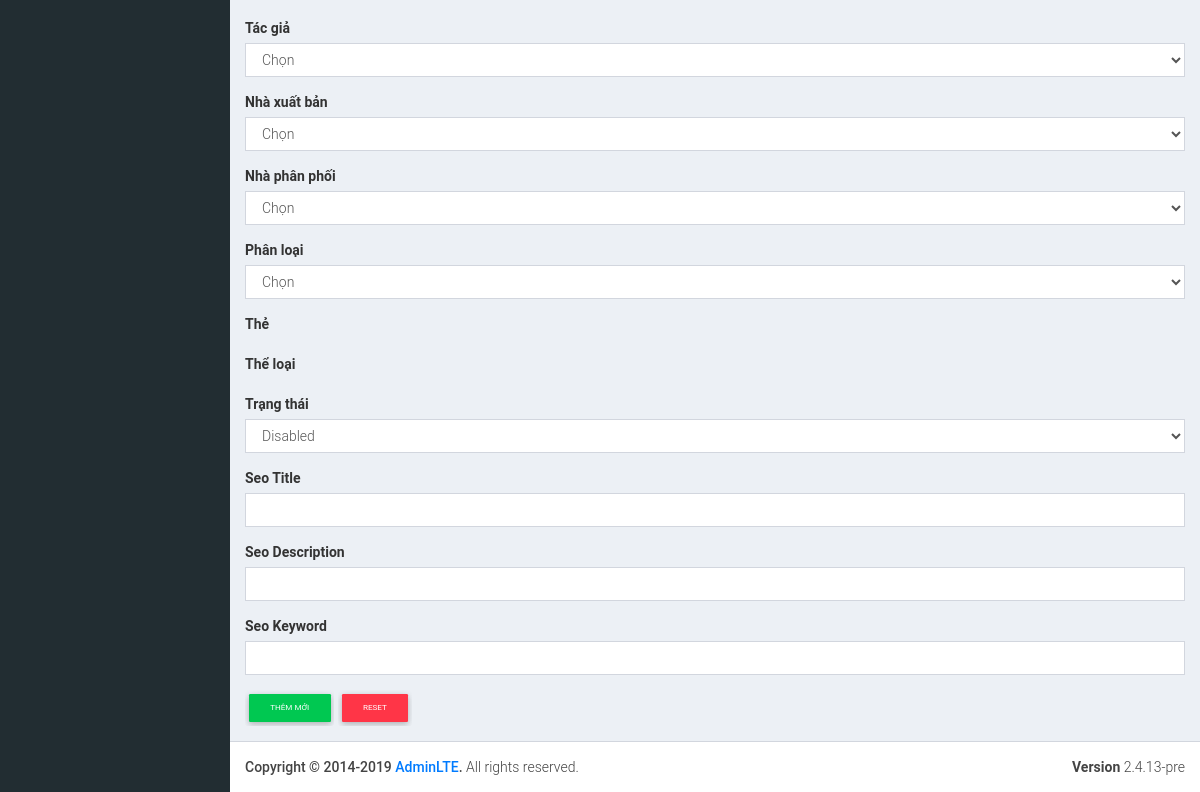
The app's page /index.php?controller=product&action=create (lower part), older data.
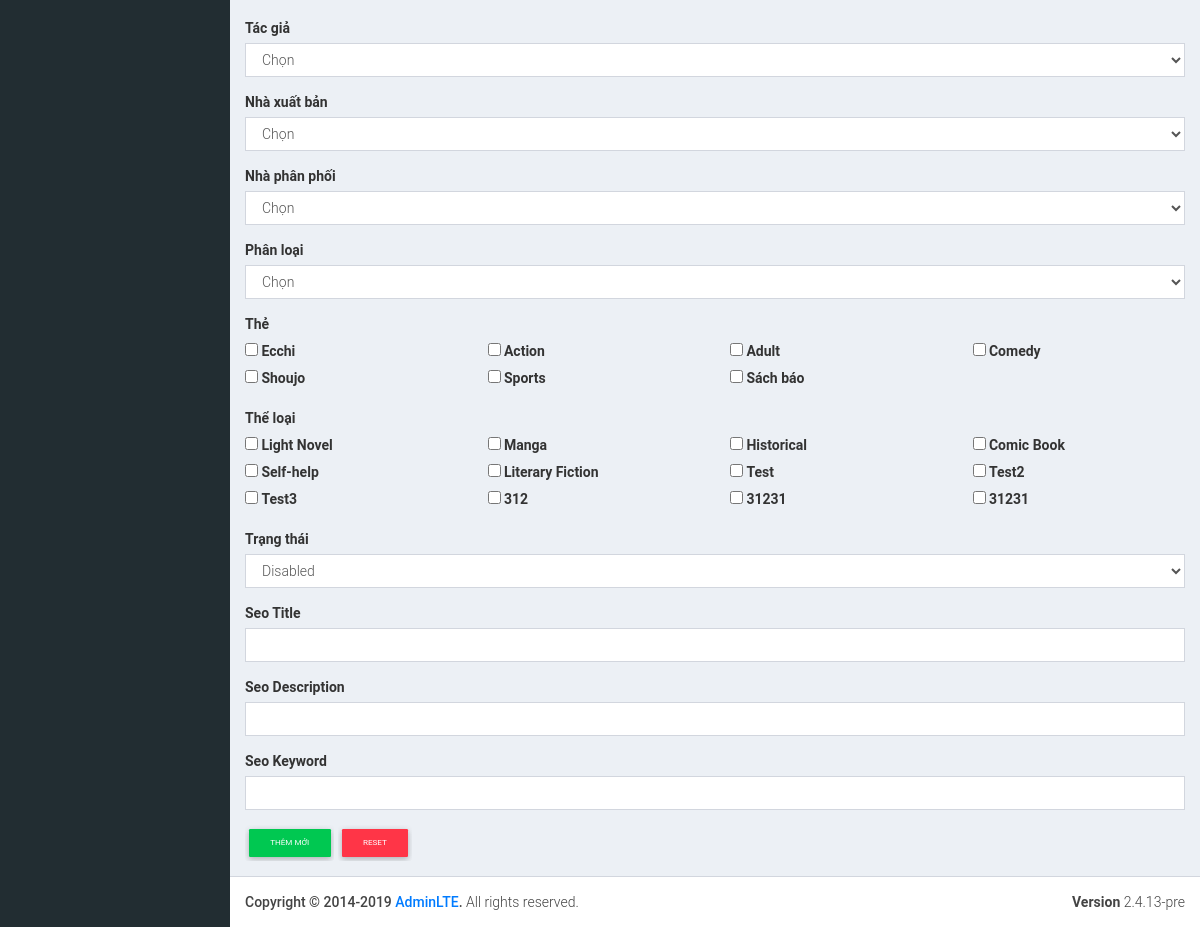
The same page, newer data.
### tables this page shows
CREATE TABLE IF NOT EXISTS `tags` (
  `id` int(11) NOT NULL AUTO_INCREMENT,
  `title` varchar(255) NOT NULL,
  `description` text DEFAULT NULL,
  `created_at` timestamp NOT NULL DEFAULT current_timestamp(),
  `updated_at` datetime DEFAULT NULL,
  `status` tinyint(1) DEFAULT NULL,
  PRIMARY KEY (`id`)
);

CREATE TABLE IF NOT EXISTS `categories` (
  `id` int(11) NOT NULL AUTO_INCREMENT,
  `title` varchar(255) NOT NULL,
  `avatar` varchar(255) DEFAULT 'none.jpg',
  `parent_id` int(11) NOT NULL,
  `description` text DEFAULT NULL,
  `created_at` timestamp NOT NULL DEFAULT current_timestamp(),
  `updated_at` datetime DEFAULT NULL,
  `status` tinyint(1) DEFAULT NULL,
  PRIMARY KEY (`id`)
);

### controllers/Controller.php (called while the page is built, shortened)
<?php
class Controller {
    public function render($file, $variables = []){
        extract($variables);
        require_once $file;
        $render_view = ob_get_clean();
        return $render_view;
    }
}
?>

### controllers/ProductController.php (called while the page is built, shortened)
<?php
require_once 'controllers/Controller.php';
require_once 'models/Publisher.php';
require_once 'models/Category.php';
require_once 'models/Tag.php';
class ProductController extends Controller {
    public function create(){
        $publisher_model = new Publisher();
        $type_model = new Type();
        $author_model = new Author();
        $categeory_model = new Category();
        $tag_model = new Tag();
        $supplier_model = new Supplier();
        $suppliers = $supplier_model->getAll();
        $publishers = $publisher_model->getAll();
        $types = $type_model->getAll();
        $authors = $author_model->getAll();
        $categories = $categeory_model->getAll();
        $tags = $tag_model->getAll();
        $this->content = $this->render('views/products/create.php',[
            'publishers'    => $publishers,
            'suppliers'     => $suppliers,
            'types'         => $types,
            'authors'       => $authors,
            'categories'    => $categories,
            'tags'          => $tags
        ]);
        require_once 'views/layouts/main.php';
    }
}

### index.php (called while the page is built, shortened)
<?php
$action = isset($_GET['action']) ? $_GET['action'] : 'index';
$object = new $controller();
$object->$action();
?>

### models/Model.php (called while the page is built, shortened)
<?php
    class Model {
        public function __construct()
        {
            $this->connection = $this->getConnection();
        }
        public function getConnection(){
            try {
                $connection = new PDO(Database::DB_DSN,Database::DB_USERNAME, Database::DB_PASSWORD);
            } catch (PDOException $e){
                die("Connect failed" . $e->getMessage());
            }
            return $connection;
        }
    }
?>

### models/Publisher.php (called while the page is built, shortened)
 <?php
require_once 'models/Model.php';
class Publisher extends Model {
    public function getAll(){
        $sql_select_all = "SELECT * FROM publishers";
        $obj_select_all = $this->connection->prepare($sql_select_all);
        $obj_select_all->execute();
        $publishers = $obj_select_all->fetchAll(PDO::FETCH_ASSOC);
        return $publishers;
    }
}
?>

### models/Tag.php (called while the page is built, shortened)
<?php
require_once "models/Model.php";
class Tag extends Model
{
    public function getAll(){
        $sql_select_all = "SELECT * FROM tags";
        $obj_select_all = $this->connection->prepare($sql_select_all);
        $obj_select_all->execute();
        $tags = $obj_select_all->fetchAll(PDO::FETCH_ASSOC);
        return $tags;
    }
}

### models/Category.php (called while the page is built, shortened)
<?php
require_once 'models/Model.php';
class Category extends Model {
    public function getAll(){
        $sql_select_all = "SELECT * FROM categories;";
        $object_select_all = $this->connection->prepare($sql_select_all);
        $object_select_all->execute();
        $categories = $object_select_all->fetchAll(PDO::FETCH_ASSOC);
        return $categories;
    }
}
?>

### views/products/create.php (the view, shortened to what this page needs)
<form action="" method="POST" enctype="multipart/form-data">
    <div class="form-group">
        <label for="author">Tác giả</label>
        <select class="form-control" searchable="Search here.." name="author_id" id="" >
            <option value="0">Chọn </option>
        </select>
    </div>
    <div class="form-group">
        <label for="publisher">Nhà xuất bản</label>
        <select name="publisher_id" id="" class="form-control">
            <option value="0">Chọn </option>
        </select>
    </div>
    <div class="form-group">
        <label for="supplier">Nhà phân phối</label>
        <select name="supplier_id" id="" class="form-control">
                <option value="0">Chọn </option>
        </select>
    </div>
    <div class="form-group">
        <label for="">Phân loại</label>
        <select name="type_id" id="" class="form-control">
            <option value="0">Chọn </option>
        </select>
    </div>
    <div class="form-group">
        <label for="tag">Thẻ</label>
        <div class="row">
            <?php foreach($tags as $tag) :?>
                <?php
                $result = false;
                ?>
                <?php if ($result) :?>
                    <div class="col-sm-3">
                        <input class="" name="tag_id[]" type="checkbox" id="tag_checkbox<?php echo $tag['id'] ?>" value="<?php echo $tag['id'] ?>" checked>
                        <label class="" for="tag_checkbox<?php echo $tag['id'] ?>"><?php echo $tag['title'] ?></label>
                    </div>
                <?php else :?>
                    <div class="col-sm-3">
                        <input class="" name="tag_id[]" type="checkbox" id="tag_checkbox<?php echo $tag['id'] ?>" value="<?php echo $tag['id'] ?>">
                        <label class="" for="tag_checkbox<?php echo $tag['id'] ?>"><?php echo $tag['title'] ?></label>
                    </div>
                <?php endif; ?>
            <?php endforeach; ?>
        </div>
    </div>
    <div class="form-group">
        <label for="category">Thể loại</label>
        <div class="row">
            <?php foreach($categories as $category) :?>
                <?php
                    $result = false;
                ?>
                <?php if ($result) : ?>
                    <div class="col-sm-3">
                        <input class="" name="category_id[]" type="checkbox" id="cate_checkbox<?php echo $category['id'] ?>" value="<?php echo $category['id'] ?>" checked>
                        <label class="" for="cate_checkbox<?php echo $category['id'] ?>"><?php echo $category['title'] ?></label>
                    </div>
                <?php else :?>
                    <div class="col-sm-3">
                        <input class="" name="category_id[]" type="checkbox" id="cate_checkbox<?php echo $category['id'] ?>" value="<?php echo $category['id'] ?>">
                        <label class="" for="cate_checkbox<?php echo $category['id'] ?>"><?php echo $category['title'] ?></label>
                    </div>
                <?php endif; ?>
            <?php endforeach; ?>
        </div>
    </div>
    <div class="form-group">
        <?php
            $selected_disabled = '';
        ?>
        <label for="status">Trạng thái</label>
        <select name="status" id="" class="form-control">
            <option value="0" <?php echo $selected_disabled ?> >Disabled</option>
        </select>
    </div>
    <div class="form-group">
        <label for="seo_title">Seo Title</label>
        <input type="text" class="form-control" name="seo_title" id="seo_title" value="<?php echo isset($_POST['seo_title']) ? $_POST['seo_title'] : '' ?>">
    </div>
    <div class="form-group">
        <label for="seo_description">Seo Description</label>
        <input type="text" class="form-control" name="seo_description" id="seo_description" value="<?php echo isset($_POST['seo_description']) ? $_POST['seo_description'] : '' ?>">
    </div>
    <div class="form-group">
        <label for="seo_keywords">Seo Keyword</label>
        <input type="text" class="form-control" name="seo_keywords" id="seo_keywords" value="<?php echo isset($_POST['seo_keywords']) ? $_POST['seo_keywords'] : '' ?>">
    </div>
    <input type="submit" name="submit" class="btn btn-success" value="Thêm mới">
    <input type="reset" name="reset" class="btn btn-danger">
</form>

### views/layouts/main.php (shortened to what this page needs)
<!DOCTYPE html>
<html>
<head>
    <link rel="stylesheet" href="assets/css/bootstrap.min.css">
    <link rel="stylesheet" href="assets/css/all.min.css">
    <link rel="stylesheet" href="assets/css/AdminLTE.min.css">
    <link rel="stylesheet" href="assets/css/style.css">
    <link rel="stylesheet" href="assets/css/mdb.lite.min.css">
    <link rel="stylesheet" href="assets/css/mdb.min.css">
    <link rel="stylesheet" href="assets/css/_all-skins.min.css">
</head>
<body class="hold-transition skin-blue sidebar-mini">
<div class="wrapper">
    <?php require_once 'header.php';
    ?>
    <div class="content-wrapper">
        <section class="content">
            <?php echo $this->content; ?>
        </section>
    </div>
    <?php require_once 'footer.php'; ?>
</div>
<link rel="stylesheet" href="path/to/intlTelInput.css">
</body>
</html>

### views/layouts/header.php (shortened to what this page needs)
<aside class="main-sidebar">
</aside>

### views/layouts/footer.php (shortened to what this page needs)
<footer class="main-footer">
    <div class="pull-right hidden-xs">
        <b>Version</b> 2.4.13-pre
    </div>
    <strong>Copyright &copy; 2014-2019 <a href="https://adminlte.io">AdminLTE</a>.</strong> All rights
    reserved.
</footer>

Row changes from the older to the newer data that the page shows:
added tags: title "Ecchi"
added tags: title "Action"
added tags: title "Adult"
added tags: title "Comedy"
added tags: title "Shoujo"
added tags: title "Sports"
added tags: title "Sách báo"
added categories: title "Light Novel"
added categories: title "Manga"
added categories: title "Historical"
added categories: title "Comic Book"
added categories: title "Self-help"
added categories: title "Literary Fiction"
added categories: title "Test"
added categories: title "Test2"
added categories: title "Test3"
added categories: title "312"
added categories: title "31231"
added categories: title "31231"
